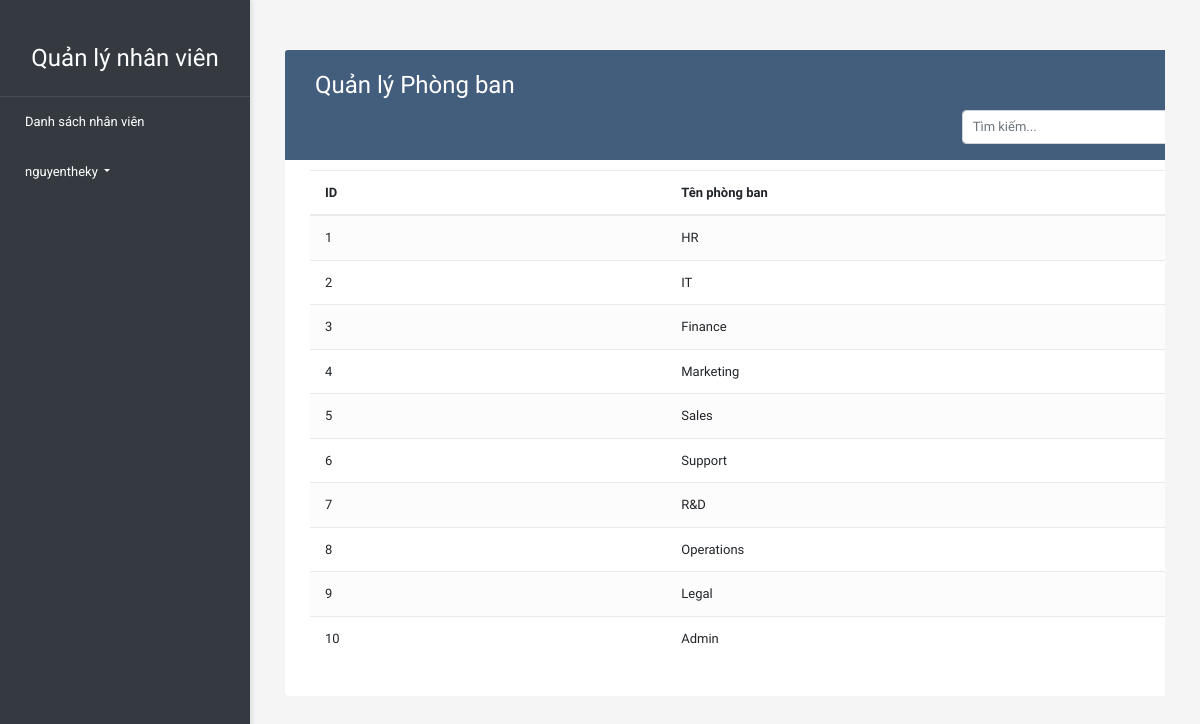
/Department/departments.php (signed in), run on the app's committed database.
### tables this page shows
CREATE TABLE `departments` (
  `id` int(11) NOT NULL,
  `name` varchar(100) NOT NULL,
  `location` varchar(255) DEFAULT NULL
);

### Department/departments.php (the view, shortened to what this page needs)
<?php
require_once '../db_connect.php';
$search = isset($_GET['search']) ? $_GET['search'] : '';
$sql = "SELECT * FROM departments";
$stmt = $conn->prepare($sql);
$stmt->execute();
?>
<!DOCTYPE html>
<html lang="en">
<head>
    <link rel="stylesheet" href="https://stackpath.bootstrapcdn.com/bootstrap/4.5.0/css/bootstrap.min.css">
    <link rel="stylesheet" href="https://maxcdn.bootstrapcdn.com/font-awesome/4.7.0/css/font-awesome.min.css">
    <link rel="stylesheet" href="../style2.css">
</head>
<body>
<div class="sidebar">
    <div class="sidebar-brand">Quản lý nhân viên</div>
    <ul class="nav flex-column">
        <li class="nav-item">
            <a class="nav-link<?php echo basename($_SERVER['PHP_SELF']) == 'dashboard.php' ? ' active' : ''; ?>" href="<?php echo BASE_URL; ?>Employee/dashboard.php">Danh sách nhân viên</a>
        </li>
        <li class="nav-item mt-auto">
            <a class="nav-link dropdown-toggle" href="#" id="userDropdown" data-toggle="dropdown">
                <?php echo $_SESSION['username']; ?>
            </a>
        </li>
    </ul>
</div>
<div class="content">
    <div class="container-xl">
        <div class="table-responsive">
            <div class="table-wrapper">
                <div class="table-title">
                    <div class="row">
                        <div class="col-sm-6">
                            <h2>Quản lý Phòng ban</h2>
                        </div>
                    </div>
                    <div class="row search-form justify-content-end">
                        <div class="col-sm-4">
                            <form method="GET" action="">
                                <div class="input-group">
                                    <input type="text" name="search" class="form-control" placeholder="Tìm kiếm..." value="<?php echo htmlspecialchars($search); ?>">
                                </div>
                            </form>
                        </div>
                    </div>
                </div>
                <form id="deleteForm" method="POST">
                <table class="table table-striped table-hover">
                    <thead>
                        <tr>
                            <th>ID</th>
                            <th>Tên phòng ban</th>
                        </tr>
                    </thead>
                    <tbody>
                        <?php
                        while ($row = $stmt->fetch(PDO::FETCH_ASSOC)) {
                            echo "<tr>";
                            echo "<td>{$row['id']}</td>";
                            echo "<td>{$row['name']}</td>";
                            echo "</tr>";
                        }
                        ?>
                    </tbody>
                </table>
                </form>
            </div>
        </div>
    </div>
</div>
</body>
</html>

### style2.css (style rules this page uses)
body { color: #566787; background: #f5f5f5; font-family: 'Varela Round', sans-serif; font-size: 13px; }
.table-responsive { margin: 30px 0; }
.table-wrapper { background: #fff; padding: 20px 25px; border-radius: 3px; min-width: 1000px; box-shadow: 0 1px 1px rgba(0,0,0,.05); }
.table-title { padding-bottom: 15px; background: #435d7d; color: #fff; padding: 16px 30px; min-width: 100%; margin: -20px -25px 10px; border-radius: 3px 3px 0 0; }
.table-title h2 { margin: 5px 0 0; font-size: 24px; }
table.table tr th, table.table tr td { border-color: #e9e9e9; padding: 12px 15px; vertical-align: middle; }
table.table tr th:first-child { width: 60px; }
table.table tr th:last-child { width: 100px; }
table.table-striped tbody tr:nth-of-type(odd) { background-color: #fcfcfc; }

### Department/departments.php (style rules this page uses)
.sidebar { height: 100vh; width: 250px; position: fixed; top: 0; left: 0; background-color: #343a40; padding-top: 20px; box-shadow: 2px 0 5px rgba(0,0,0,0.1); }
.sidebar .nav-link { color: #fff; padding: 15px 25px; font-family: 'Roboto', sans-serif; }
.sidebar .sidebar-brand { color: #fff; font-size: 1.5rem; font-family: 'Varela Round', sans-serif; padding: 20px 25px; text-align: center; border-bottom: 1px solid rgba(255,255,255,0.1); }
.content { margin-left: 250px; padding: 20px; }
.search-form { margin-top: 10px; }
.search-form .form-control { font-size: 13px; padding: 5px 10px; height: 34px; }

### data on the page
departments: id "1", name "HR"
departments: id "2", name "IT"
departments: id "3", name "Finance"
departments: id "4", name "Marketing"
departments: id "5", name "Sales"
departments: id "6", name "Support"
departments: id "7", name "R&D"
departments: id "8", name "Operations"
departments: id "9", name "Legal"
departments: id "10", name "Admin"

### other printed values
$_SESSION['username'] "nguyentheky"
